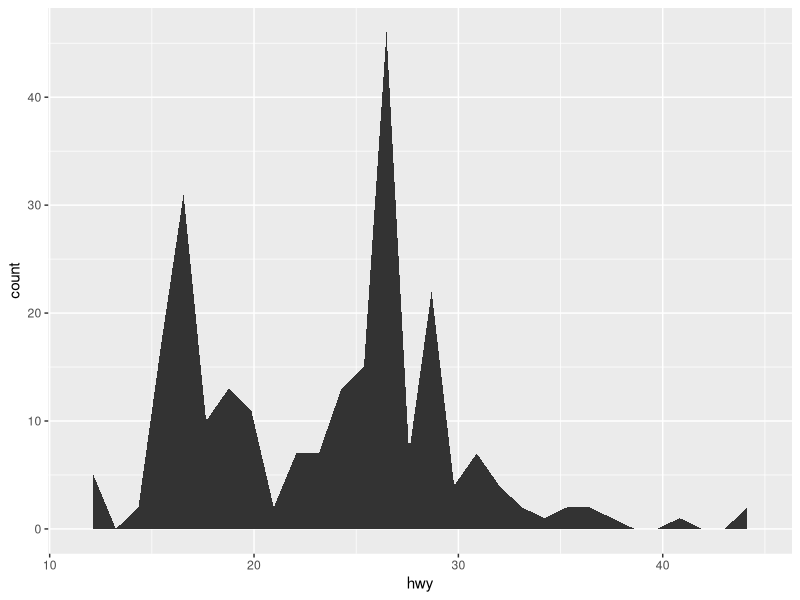
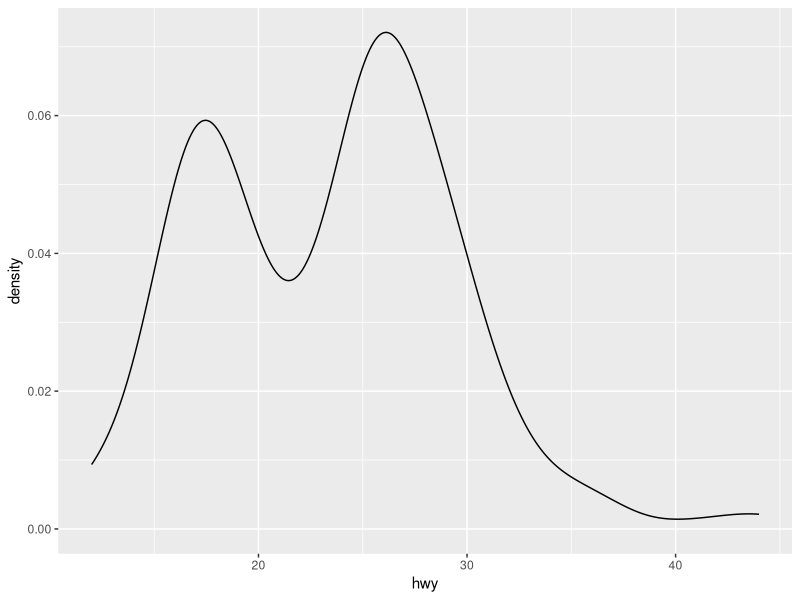
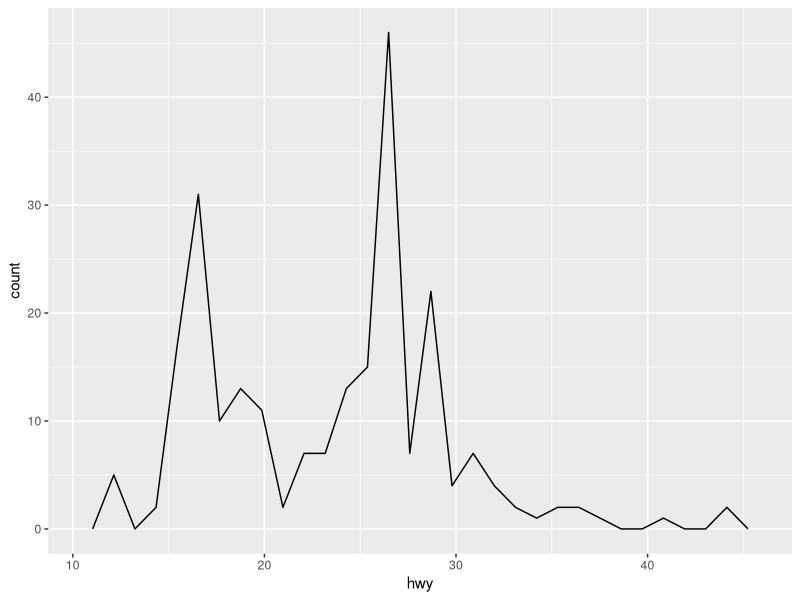
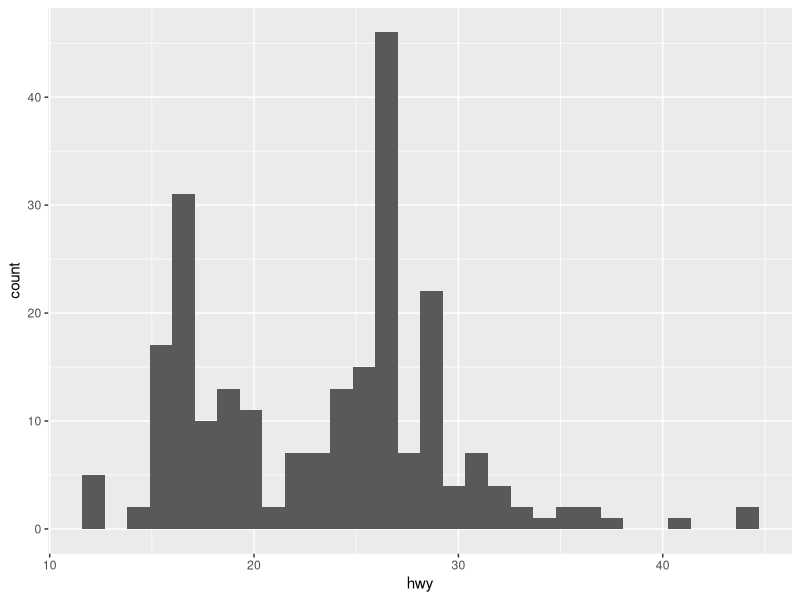
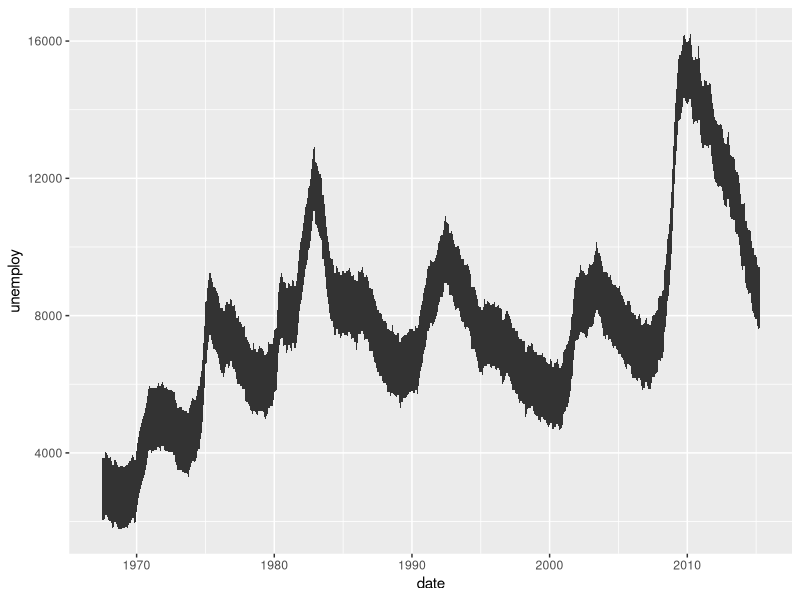
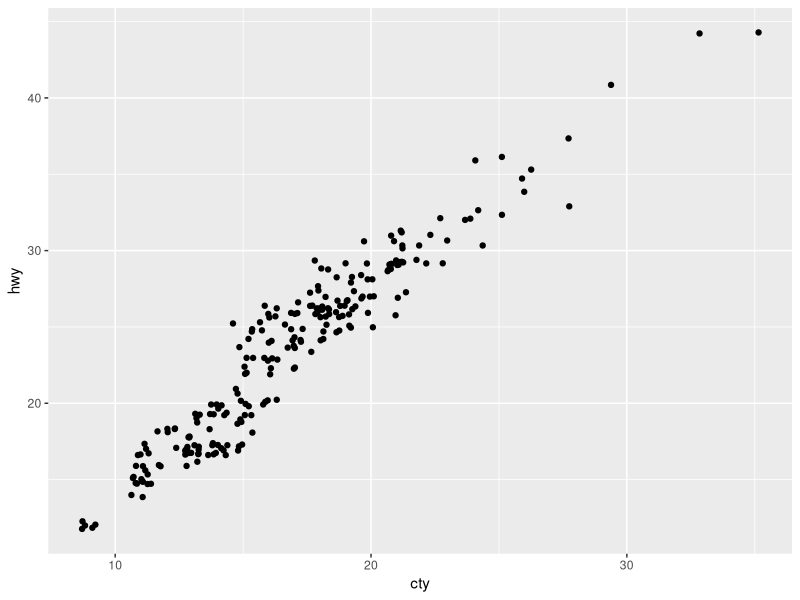
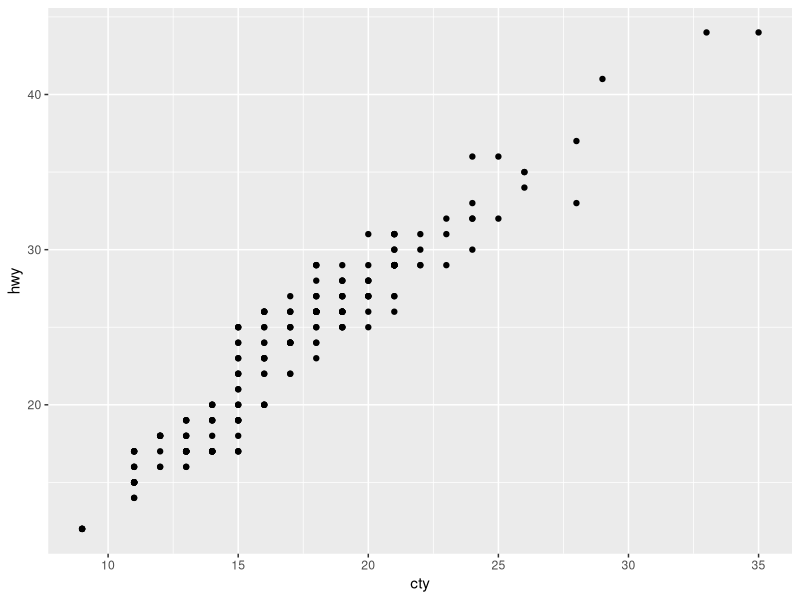
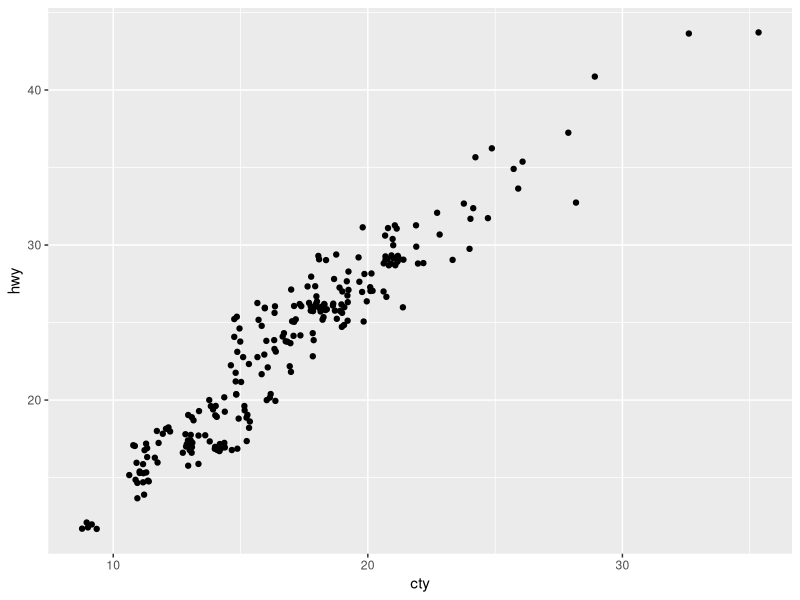

R code for these plots, in order:
require(ggplot2)
summary(mpg)
a<-ggplot(mpg,aes(hwy))
a+geom_area(stat="bin")
a+geom_density(kernel = "gaussian")
a+geom_freqpoly()
a+geom_histogram()
summary(economics)
d<-ggplot(economics,aes(date, unemploy))
d+geom_ribbon(aes(ymin=unemploy-900, ymax=unemploy+900))
f<-ggplot(mpg,aes(cty,hwy))
f+geom_jitter()
f+geom_point()
reg<-lm(mpg$hwy~mpg$cty)
f+geom_jitter()
f+geom_quantile()
f+geom_jitter()+geom_quantile()
f+geom_smooth()

qplot(mpg$cty,mpg$hwy,size=mpg$cyl, geom = "jitter", col="red")
qplot(mpg$cty,mpg$hwy,color=mpg$cyl, geom = "jitter")
